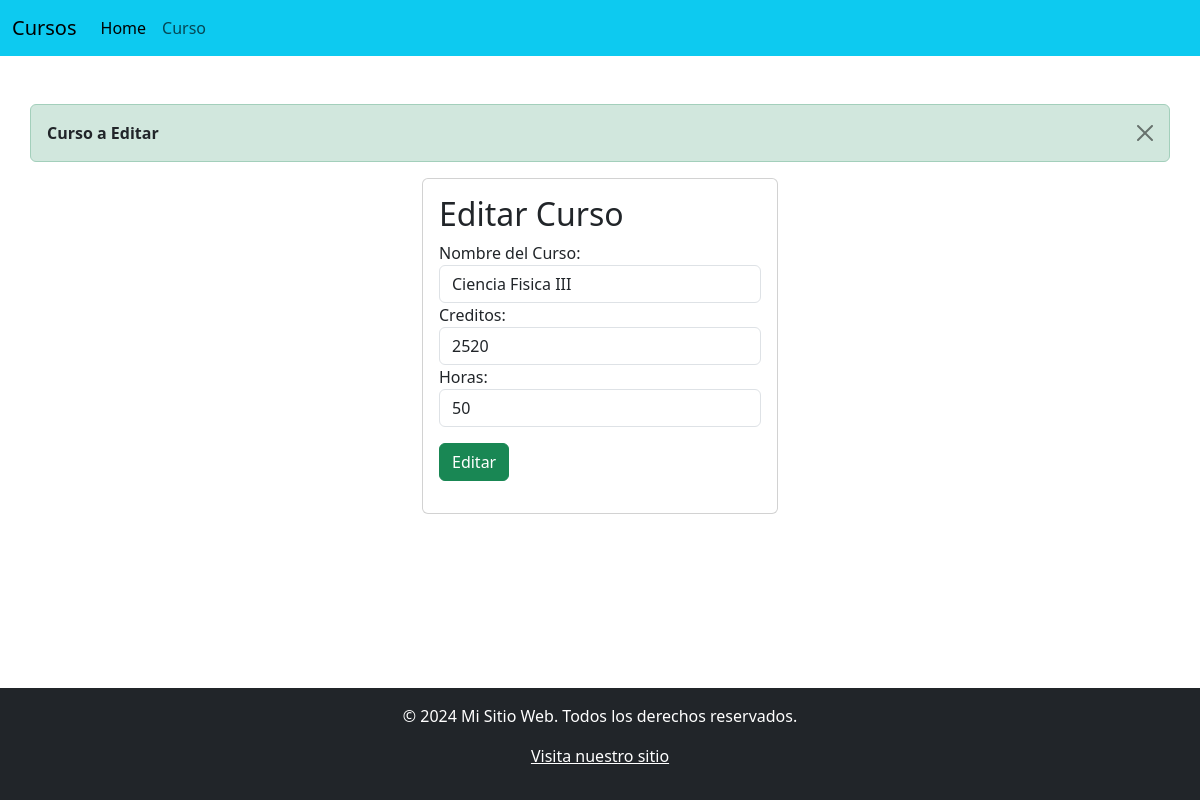
Screenshot of /editarCurso/9/ with the database file from the repository.
### Aplicaciones/Academico/models.py (models this page shows, shortened)
class Curso (models.Model):
    nombre = models.CharField(max_length=50)
    creditos = models.IntegerField()
    horas = models.IntegerField()

### Aplicaciones/Academico/views.py (the view)
# urls.py: path('editarCurso/<int:id>/', views.editarCurso),
def editarCurso(request, id):
    curso = Curso.objects.get(id=id)
    messages.success(request, 'Curso a Editar')
    return render(request, 'editarCurso.html', {'curso': curso})

### Aplicaciones/Academico/Templates/EditarCurso.html (shortened to what this page needs)
{% extends "./baseCurso.html" %}
{%block body%}
<div class="row">
    {% if messages %}
    {% for message in messages %}
    <div class="alert alert-dismissible alert-success fade show" role="alert">
        <button type="button" class="btn-close" data-bs-dismiss="alert" aria-label="Close"></button>
        <strong class="text-dark">{{ message }}</strong>
    </div>
    {% endfor %}
    {% endif %}
    <div class="col-md-4 offset-md-4">
        <div class="card">
            <div class="card-body">
                <h2>Editar Curso</h2>
                <form action="{% url 'edicionCurso' curso.id %}" method="POST">
                    <div class="form-group">
                        <label for="nombre">Nombre del Curso:</label>
                        <input type="text" name="nombre" id="nombreCurso"  value="{{curso.nombre}}" class="form-control" required
                            placeholder="Ingrese Nombre del Curso">
                    </div>
                    <div class="form-group">
                        <label for="Credito">Creditos:</label>
                        <input type="phone" name="creditos" id="creditoCurso" value="{{curso.creditos}}" class="form-control" required
                            placeholder="Ingrese Credito del Curso">
                    </div>
                    <div class="form-group">
                        <label for="Horas">Horas:</label>
                        <input type="phone" name="horas" id="horasCurso" value="{{curso.horas}}" class="form-control" required
                            placeholder="Ingrese Horas del Curso">
                    </div>
                    <div class="form-group py-3">
                        <button type="submit" class="btn btn-success btn-block text-white">Editar</button>
                    </div>
                </form>
            </div>
        </div>
    </div>
</div>
{% endblock %}

### Aplicaciones/Academico/static/css/style.css (style rules this page uses)
html, body { height: 100%; margin: 0; }

### rows the page displays
Curso: nombre "Ciencia Fisica III", creditos "2520", horas "50"

### other values shown
{{ message }} "Curso a Editar"
